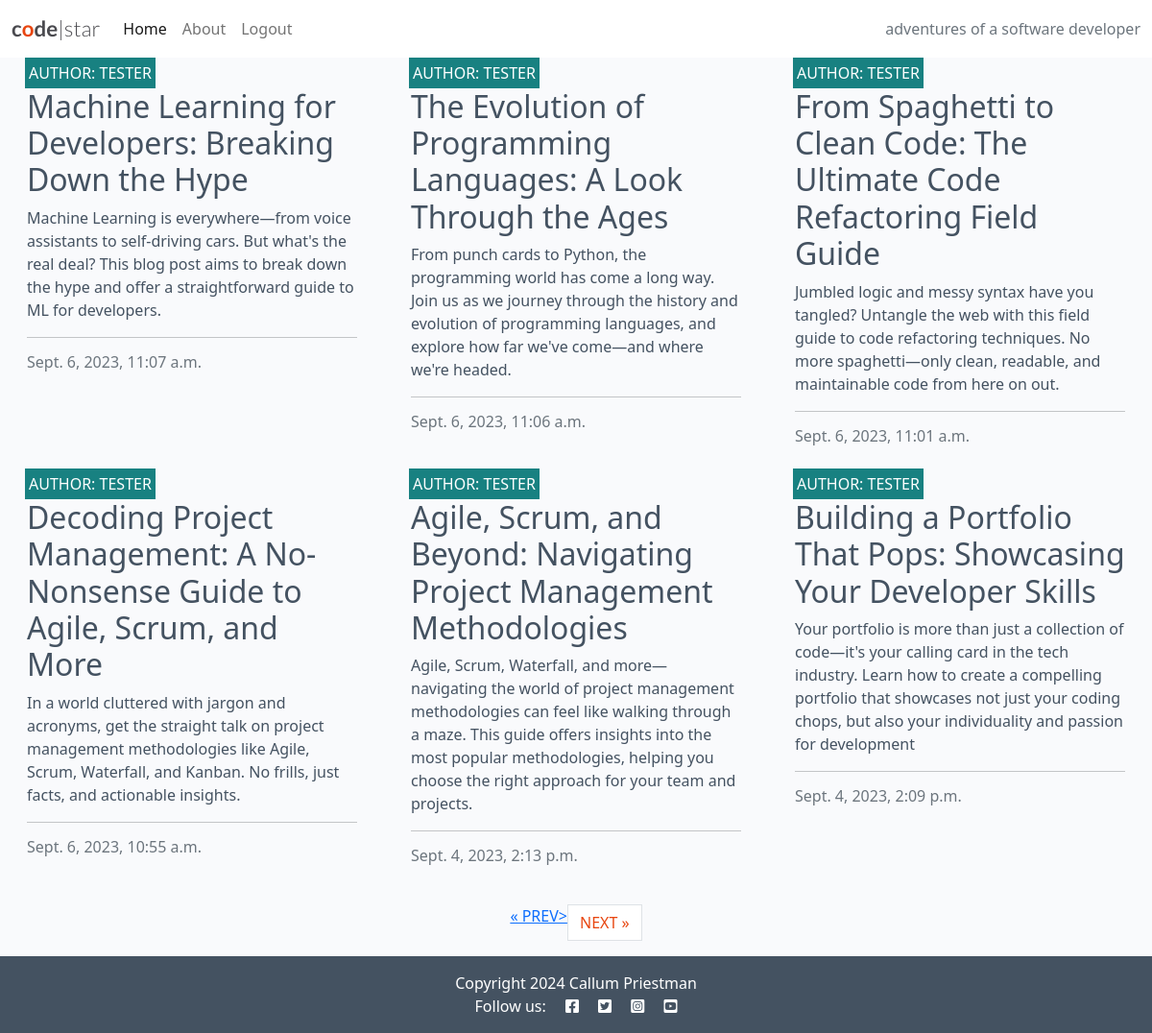
Page /?page=2 (signed in) on the committed database.
### blog/models.py (models this page shows, shortened)
class Post(models.Model):
    title = models.CharField(max_length=200, unique=True)
    slug = models.SlugField(max_length=200, unique=True)
    author = models.ForeignKey(
        User, on_delete=models.CASCADE, related_name="blog_posts"
    )
    content = models.TextField()
    created_on = models.DateTimeField(auto_now_add=True)
    status = models.IntegerField(choices=STATUS, default=0)
    excerpt = models.TextField(blank=True)
    updated_on = models.DateTimeField(auto_now=True)
    class Meta:
        ordering = ["-created_on"]

### blog/views.py (the view)
# urls.py: path('', views.PostList.as_view(), name='home'),
class PostList(generic.ListView):
    queryset = Post.objects.filter(status=1)
    template_name = "blog/index.html"
    paginate_by = 6

### blog/templates/blog/index.html
{% extends "base.html" %}
{% block content %}
<div class="container-fluid">
    <div class="row">
        <div class="col-12 mt-3 left">
            <div class="row">
                {% for post in post_list %}
                <div class="col-md-4">
                    <div class="card mb-4">
                        <div class="card-body">
                            <div class="image-container">
                                <div class="image-flash">
                                    <p class="author">Author: {{ post.author }}</p>
                                </div>
                            </div>
                            <a href="{% url 'post_detail' post.slug %}" class="post-link">
                                <h2 class="card-title">{{ post.title }}</h2>
                                <p class="card-text">{{ post.excerpt }}</p>
                            </a>
                            <hr />
                            <p class="card-text text-muted h6">{{ post.created_on}}
                            </p>
                        </div>
                    </div>
                </div>
                {% if forloop.counter|divisibleby:3 %}
            </div>
            <div class="row">
                {% endif %}
                {% endfor %}
            </div>
        </div>
    </div>
    {% if is_paginated %}
    <nav aria-label="Page navigation">
        <ul class="pagination justify-content-center">
            {% if page_obj.has_previous %}
            <li>
                <a href="?page={{ page_obj.previous_page_number }}" class="page_link">&laquo; PREV></a>
            </li>
            {% endif %}
            {% if page_obj.has_next %}
            <li><a href="?page={{ page_obj.next_page_number }}" class="page-link"> NEXT &raquo;</a></li>
            {% endif %}
        </ul>
    </nav>
    {% endif %}
</div>
{% endblock %}
{% block copyright %}
    Copyright 2024 Callum Priestman
{% endblock %}

### static/css/style.css (style rules this page uses)
body { background-color: #F9FAFC; }
.main-bg { background-color: #F9FAFC; }
.card { border: none; background-color: transparent; }
.image-container { position: relative; }
.image-flash { position: absolute; bottom: 5%; min-width: 30%; left: -2px; background-color: #188181; }
.author { color: white; margin: 4px; text-transform: uppercase; }
.post-link { text-decoration: none; color: #445261; }
.post-link:hover, .page-link { color: #E84610; }

### rows in the picture
Post: author "TESTER", title "Machine Learning for Developers: Breaking Down the Hype", excerpt "Machine Learning is everywhere—from voice assistants to self-driving cars. But what's the real deal? This blog post aims to break down the hype and offer a straightforward guide to ML for developers.", created_on "Sept. 6, 2023, 11:07 a.m."
Post: author "TESTER", title "The Evolution of Programming Languages: A Look Through the Ages", excerpt "From punch cards to Python, the programming world has come a long way. Join us as we journey through the history and evolution of programming languages, and explore how far we've come—and where we're headed.", created_on "Sept. 6, 2023, 11:06 a.m."
Post: author "TESTER", title "From Spaghetti to Clean Code: The Ultimate Code Refactoring Field Guide", excerpt "Jumbled logic and messy syntax have you tangled? Untangle the web with this field guide to code refactoring techniques. No more spaghetti—only clean, readable, and maintainable code from here on out.", created_on "Sept. 6, 2023, 11:01 a.m."
Post: author "TESTER", title "Decoding Project Management: A No-Nonsense Guide to Agile, Scrum, and More", excerpt "In a world cluttered with jargon and acronyms, get the straight talk on project management methodologies like Agile, Scrum, Waterfall, and Kanban. No frills, just facts, and actionable insights.", created_on "Sept. 6, 2023, 10:55 a.m."
Post: author "TESTER", title "Agile, Scrum, and Beyond: Navigating Project Management Methodologies", excerpt "Agile, Scrum, Waterfall, and more—navigating the world of project management methodologies can feel like walking through a maze. This guide offers insights into the most popular methodologies, helping you choose the right approach for your team and projects.", created_on "Sept. 4, 2023, 2:13 p.m."
Post: author "TESTER", title "Building a Portfolio That Pops: Showcasing Your Developer Skills", excerpt "Your portfolio is more than just a collection of code—it's your calling card in the tech industry. Learn how to create a compelling portfolio that showcases not just your coding chops, but also your individuality and passion for development", created_on "Sept. 4, 2023, 2:09 p.m."
